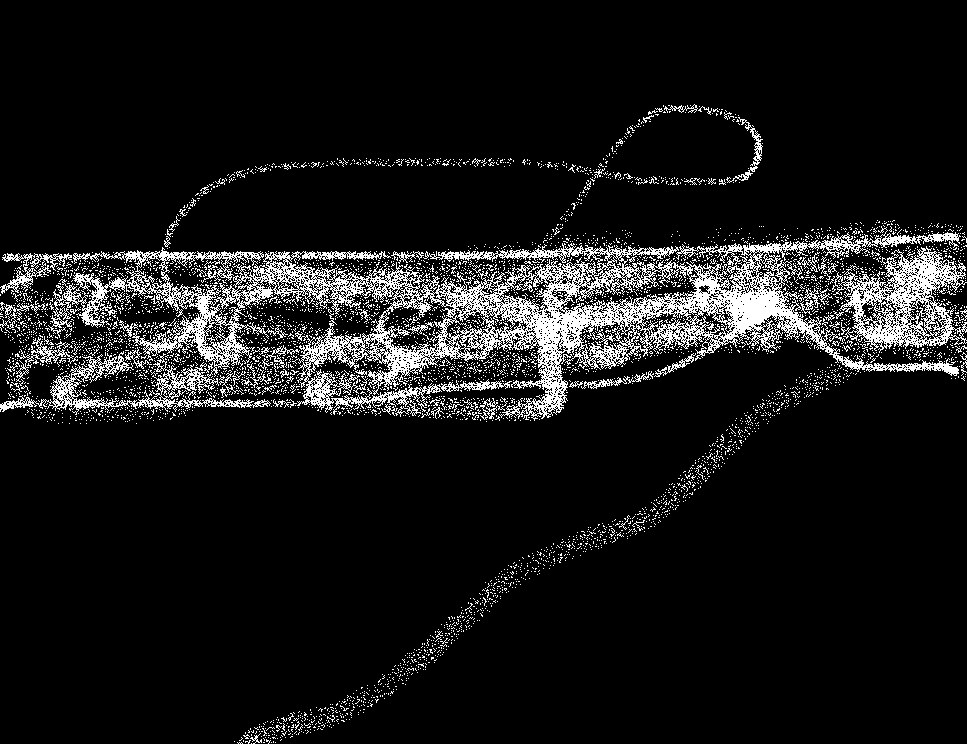
#> input picture example/test/4.png, 967 x 744 px, found by its file name
$ python testCar.py
#> lines starting #> are read from the running program, lines starting #| are printed output that depends on the picture; after the words box and inside, x2 and y2 are one past the last pixel; in counts of white or black regions, pixels touching at a corner belong together
### lib/Car.py
"""
车辆循迹常用函数

本文件包含了：
采样类Sample及其方法
获取多个采样行/列的有效重心到行/列中心的像素距离并将其加权求和的方法getDistance
多个采样行/列的有效重心拟合直线的方向向量获取函数getLineSlope
"""

import cv2
import numpy as np


class Sample:  # 视野采集样本类
    # 类型区别，用于采样模式选择
    SAMPLE_ROW = 0
    SAMPLE_COLUMN = 1

    # 本轮检测结果无效时是否保持旧数据，用于模式选择
    VALUE_KEEPOLD = 0
    VALUE_NOTKEEPOLD = 1

    def __init__(self,
                 position: float,
                 weight: float,
                 *,
                 maxRatio=1.,
                 minRatio=0.) -> None:
#> `image = cv2.imread("example/test/4.png", cv2.IMREAD_GRAYSCALE)`: image: shape (744, 967); 9.4% white in thin lines or dots, all inside (x1, y1, x2, y2) = (0, 104, 967, 744)
        self.position = position  # 位置
        self.weight = weight  # 权重
        self.value = 0  # 记录目的数据
        self.existence = False  # 数据有效性
        self.ratioUpper = maxRatio  # 占比上限
        self.ratioLower = minRatio  # 占比下限

    # [24 lines left out: function checkBeing, not called in this run]

    def centerPoint(self,
                    image: np.ndarray,
                    samplizeMode=SAMPLE_ROW,
                    valueHandleMode=VALUE_NOTKEEPOLD):
        "计算采样行/列的有效区域中心点（白色部分，若采集黑色部分可以图片反色输入q）,仅适用于单通道图像"
        Height = image.shape[0]  # size[0]为高度
        Width = image.shape[1]  # size[1]为宽度
        if samplizeMode == self.SAMPLE_ROW:  # 行采样
            y = int(Height * self.position) - 1
            row = image[y, :]
            index = np.nonzero(row)
            lengthUpper = int(self.ratioUpper * Width)
            lengthLower = int(self.ratioLower * Width)
            if index[0].size <= lengthLower or index[
                    0].size >= lengthUpper:  # 若未检测到或者检测有效区域处于设定范围之外
                self.existence = False
                if valueHandleMode == self.VALUE_NOTKEEPOLD:
                    x = int(Width / 2)
                    self.value = x
                elif valueHandleMode == self.VALUE_KEEPOLD:
                    x = self.value
                else:
                    return None
            else:  # 检测到
                self.existence = True
                x = int(np.mean(index))
                self.value = x
        else:
            x = int(Width * self.position) - 1
            column = image[:, x]
            index = np.nonzero(column)
            lengthUpper = int(self.ratioUpper * Height)
            lengthLower = int(self.ratioLower * Height)
            if index[0].size <= lengthLower or index[
                    0].size >= lengthUpper:  # 若未检测到或者检测处于范围之外
                self.existence = False
                if valueHandleMode == self.VALUE_NOTKEEPOLD:
                    y = int(Height / 2)
                    self.value = y
                elif valueHandleMode == self.VALUE_KEEPOLD:
                    y = self.value
                else:
                    return None
            else:
                self.existence = True
                y = int(np.mean(index))
                self.value = y

        return (x, y)

    def drawPoint(self,
                  image: np.ndarray,
                  mode,  # 行列采样模式
                  color=(70, 0, 0),
                  radius=6,
                  circlewidth=-1):
        "绘出采样点"
        Height = image.shape[0]
        Width = image.shape[1]
        if mode == self.SAMPLE_ROW:
            cv2.circle(image, (int(self.value), int(self.position * Height)),
                       radius, color, circlewidth)
        elif mode == self.SAMPLE_COLUMN:
            cv2.circle(image, (int(self.position * Width), int(self.value)),
                       radius, color, circlewidth)

    def drawLine(self,
                 image: np.ndarray,
                 mode=0,
                 color=(180, 0, 0),
                 lineWidth=2):
        "绘出采样行"
        Height = image.shape[0]
        Width = image.shape[1]
        if mode == self.SAMPLE_ROW:
            cv2.line(image, (0, int(self.position * Height)),
                     (Width, int(self.position * Height)), color, lineWidth)
        elif mode == self.SAMPLE_COLUMN:
            cv2.line(image, (int(self.position * Width), 0),
                     (int(self.position * Width), Height), color, lineWidth)


def getDistance(frame: np.ndarray,
                sampleList: list,
                shifting=0.,
                samplizeMode=Sample.SAMPLE_ROW,
                valueHandleMode=Sample.VALUE_NOTKEEPOLD,
                *,
                ifDraw=False,
                ifPrint=False) -> int:
    """
    获取位置偏移量作为反馈量\\
    第一个参数为已经二值化的待处理帧(引导线处理为255，其他部分处理为0)\\
    第二个参数作为归一化后的y轴采样位置和对应权重\\
    shifting为另设偏移量，采取归一化数值
    mode为0为行采样，mode为1为列采样(建议使用采样类预设变量)\\
    返回距离单位为像素点数\\
    默认不进行绘制和命令行输出
    """
#> called with shifting = 0, samplizeMode = 1, valueHandleMode = 1, ifDraw = True, ifPrint = True
    result = 0
    Height = frame.shape[0]  # size[0]为高度
#> Height = 744
    Width = frame.shape[1]  # size[0]为高度
#> Width = 967

    # 计算每个采样处的偏移量并加权
    sample: Sample
    for sample in sampleList:
        sample.centerPoint(frame, samplizeMode, valueHandleMode)
        # 计算基准位置
        if samplizeMode == Sample.SAMPLE_ROW:
            reference = int(Width * (0.5 + shifting))
        else:
            reference = int(Height * (0.5 + shifting))

        delta = sample.weight * (sample.value - reference)
        result += delta
#> this loop made 3 passes
#> (y in centerPoint, delta, result) on passes 1 to 3: (352, -6, -6), (350, -8.8, -14.8), (323, -14.7, -29.5)
#> after the loop, result = -29.5

    if ifDraw:
        img = frame.copy()
        for sample in sampleList:
            sample.drawLine(img, samplizeMode)
            sample.drawPoint(img, samplizeMode)
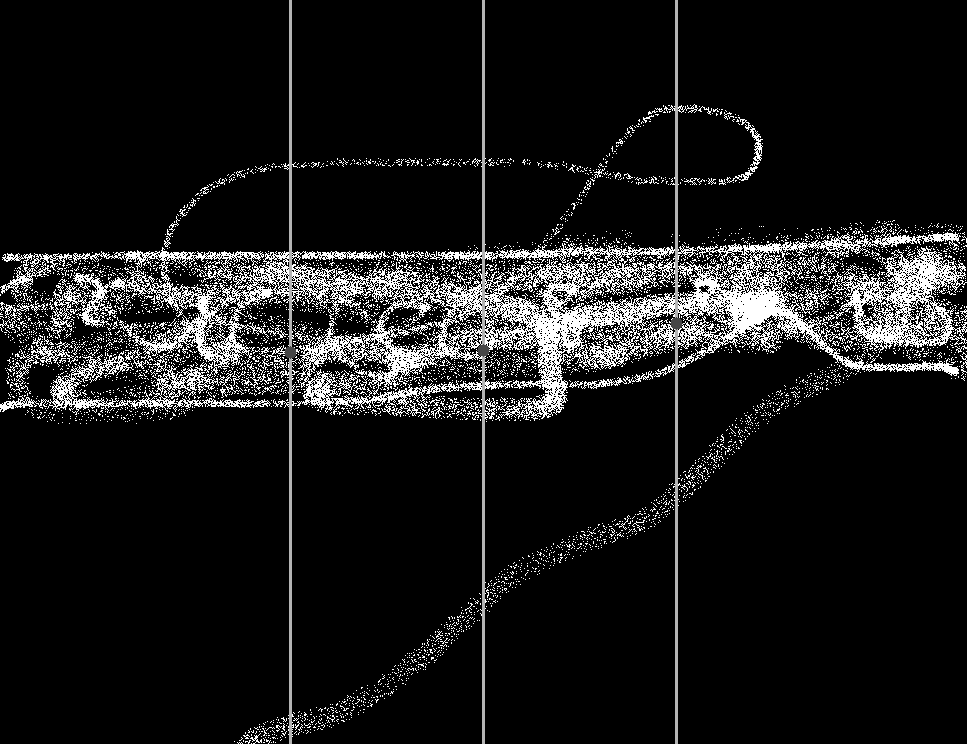
#> img: shape (744, 967); min 0, max 255, mean 25.4
        cv2.imshow(getDistance.__name__, img)

    if ifPrint:
        print('Delta Distance: ', int(result))
#| Delta Distance:  -29

    return int(result)


def getLineSlope(frame: np.ndarray,
                 sampleList,
                 samplizeMode=Sample.SAMPLE_ROW,
                 valueHandleMode=Sample.VALUE_NOTKEEPOLD,
                 ifPrint=False,
                 ifDraw=False):
    "点集拟合直线，并计算其方向向量的水平分量、竖直分量"
#> called with samplizeMode = 1, valueHandleMode = 1, ifPrint = True, ifDraw = True
    point = []
    sam: Sample
    for sam in sampleList:
        point.append(sam.centerPoint(frame, samplizeMode, valueHandleMode))
#> this loop made 3 passes
#> y in centerPoint on passes 1 to 3: 352, 350, 323
#> after the loop, point = [(289, 352), (482, 350), (675, 323)]
    point = np.array(point)
#> point = [[289, 352], [482, 350], [675, 323]]

    output = cv2.fitLine(point, cv2.DIST_L2, 0, 0.01, 0.01)
#> output = [0.997, -0.075, 482, 341.7]

    if ifPrint:
        print('X-component = %.2f, Y-component = %.2f' %
              (output[0], output[1]))
#| X-component = 1.00, Y-component = -0.08

    if ifDraw:
        img = frame.copy()
        k = output[1] / output[0]
#> k = [-0.0752]
        (x, y) = int(output[2]), int(output[3])
#> x = 482; y = 341
        dx = 200
        dy = int(k * dx)
#> dy = -15
        cv2.line(img, (x, y), (x + dx, y + dy), 130, 3)
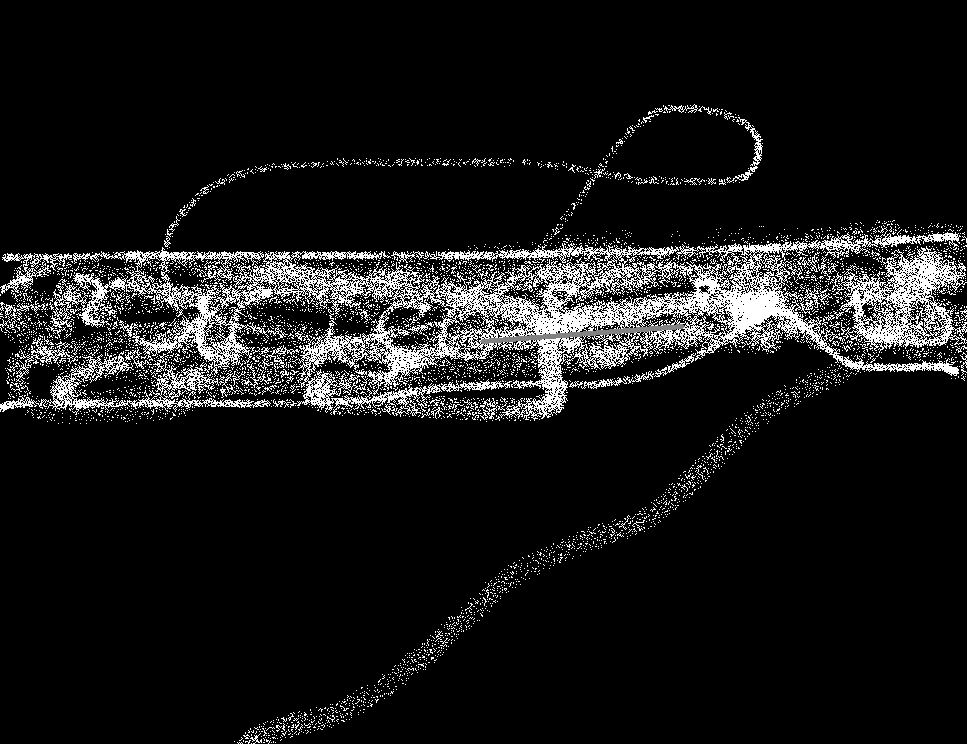
#> img: shape (744, 967); min 0, max 255, mean 23.9
        cv2.imshow(getLineSlope.__name__, img)

    return output[0], output[1]

### example/testCar.py
"""
示例：使用Car.py内的函数
"""

import cv2

import sys

sys.path.append(sys.path[0] + "\\..\\")
from lib import Car

# 采样列表，列表内为采样类Sample的实例化
sam = [Car.Sample(0.3, 0.3), Car.Sample(0.5, 0.4), Car.Sample(0.7, 0.3)]

if __name__ == "__main__":
    image = cv2.imread("example/test/4.png", cv2.IMREAD_GRAYSCALE)

    Car.getDistance(
        image, sam, 0, Car.Sample.SAMPLE_COLUMN, ifDraw=True, ifPrint=True
    )

    Car.getLineSlope(
        image, sam, Car.Sample.SAMPLE_COLUMN, ifPrint=True, ifDraw=True
    )

    cv2.imshow("img", image)

    if cv2.waitKey(0) == 27:
#> (key Esc is pressed here)
        cv2.destroyAllWindows()

$ run again, with example/test/1.png copied over example/test/4.png
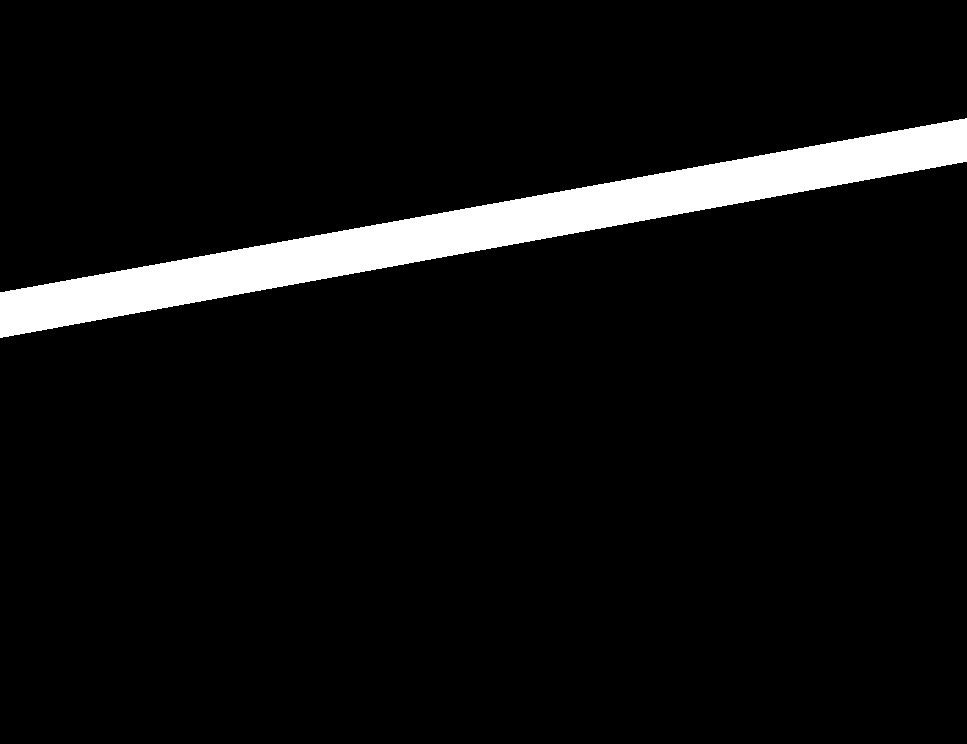
#> input picture example/test/1.png, 967 x 744 px, found by its file name
#> image: shape (744, 967); 6% white; 1 white region, box (x1, y1, x2, y2) and area: (0, 118, 967, 338) 43230
#> the loop in getDistance, `for sample in sampleList:` made 3 passes
#> (delta, result) on passes 1 to 3: (-33, -33), (-58, -91), (-54, -145)
#> after the loop in getDistance, `for sample in sampleList:`: result = -145
#> after the loop in getDistance, `for sample in sampleList:`:
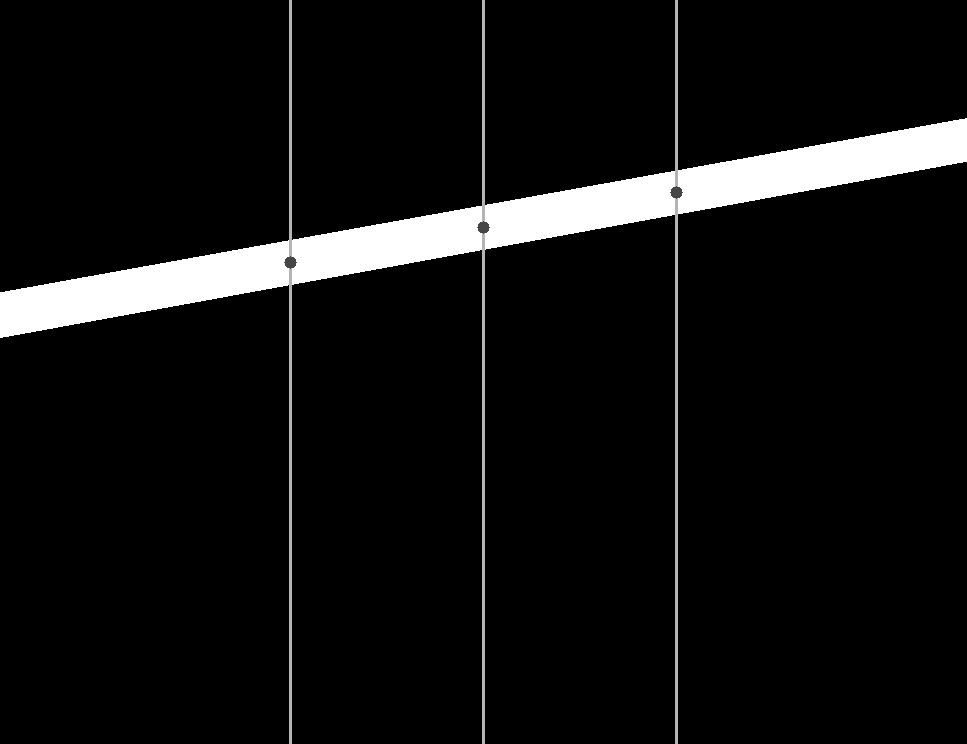
#> img: shape (744, 967); min 0, max 255, mean 16.8
#| Delta Distance:  -145
#> the loop in getLineSlope, `for sam in sampleList:` made 3 passes
#> y in centerPoint on passes 1 to 3: 262, 227, 192
#> after the loop in getLineSlope, `for sam in sampleList:`: point = [(289, 262), (482, 227), (675, 192)]
#> in getLineSlope, `point = np.array(point)`: point = [[289, 262], [482, 227], [675, 192]]
#> output = [0.984, -0.178, 482, 227]
#| X-component = 0.98, Y-component = -0.18
#> k = [-0.181]
#> in getLineSlope, `(x, y) = int(output[2]), int(output[3])`: x = 482; y = 227
#> dy = -36
#> in getLineSlope, `cv2.line(img, (x, y), (x + dx, y + dy), 130, 3)`:
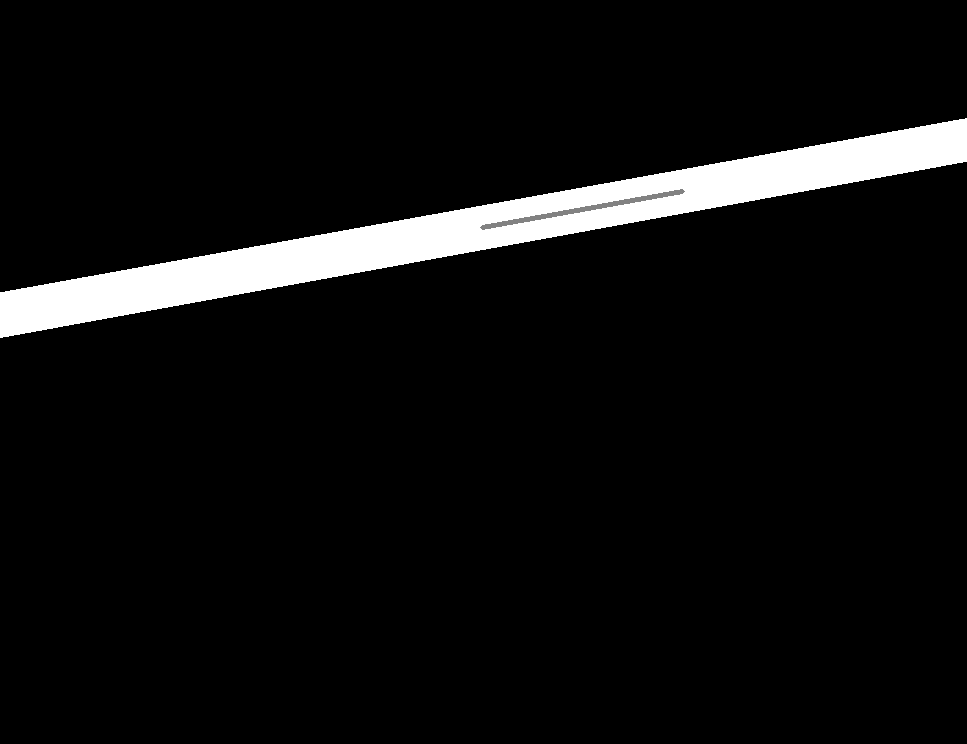
#> img: shape (744, 967); min 0, max 255, mean 15.1

$ run again, with example/test/5.jpg saved as example/test/4.png
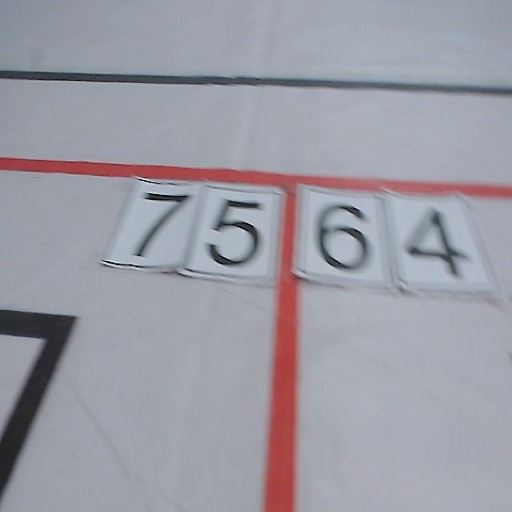
#> input picture example/test/5.jpg, 512 x 512 px, found by its file name
#> after the loop in getDistance, `for sample in sampleList:`: result = 0
#> after the loop in getDistance, `for sample in sampleList:`:
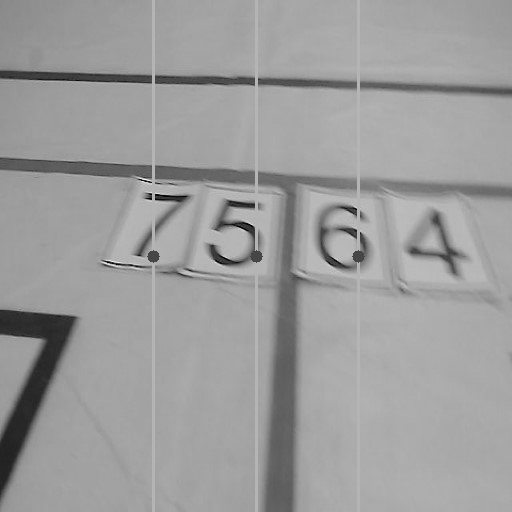
#> img: shape (512, 512); min 1, max 246, mean 156.6
#| Delta Distance:  0
#> after the loop in getLineSlope, `for sam in sampleList:`: point = [(152, 256), (255, 256), (357, 256)]
#> in getLineSlope, `point = np.array(point)`: point = [[152, 256], [255, 256], [357, 256]]
#> output = [1, 0, 254.7, 256]
#| X-component = 1.00, Y-component = 0.00
#> k = [0]
#> in getLineSlope, `(x, y) = int(output[2]), int(output[3])`: x = 254; y = 256
#> dy = 0
#> in getLineSlope, `cv2.line(img, (x, y), (x + dx, y + dy), 130, 3)`:
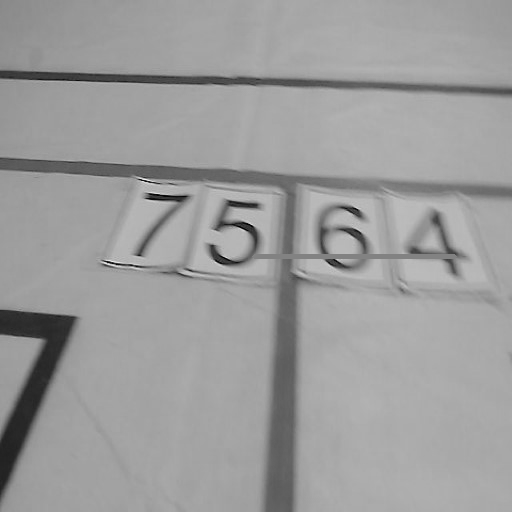
#> img: shape (512, 512); min 1, max 246, mean 156.3
